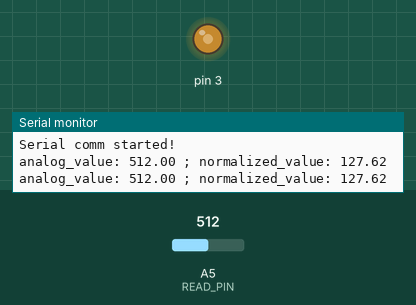
Bench run of a program on a simulated Arduino Uno, built with avr-gcc and run on an emulated ATmega328P. Parts: output pins drawn as LEDs (lit = HIGH), the last lines printed to the serial monitor. The test bench sets the inputs (shaded band); at power-on: A5 (READ_PIN) = 512.

Above: at 1.8 s.
1.9 s: A5 (READ_PIN) set to 716
At 3.1 s:
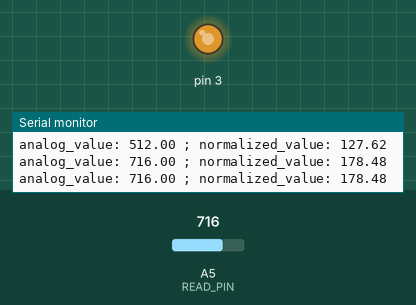
3.5 s: A5 (READ_PIN) set to 900
At 4.7 s:
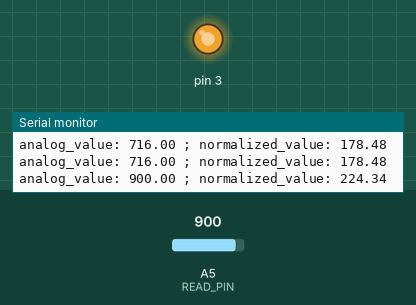
5.5 s: A5 (READ_PIN) set to 122
At 6.3 s:
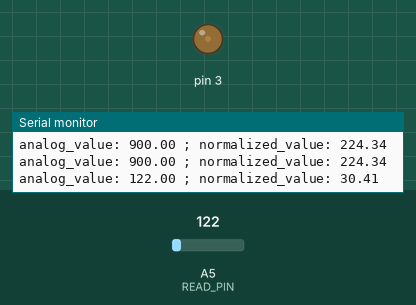
7.5 s: A5 (READ_PIN) set to 0
At 9.1 s:
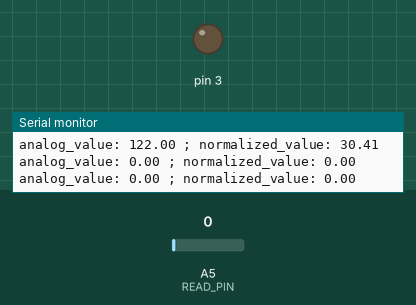
9.5 s: A5 (READ_PIN) set to 511
At 10.7 s:
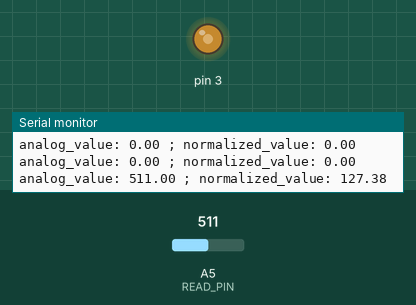
Timing chart, 0 to 12.5 s (numbered marks = the images above; inputs shaded):
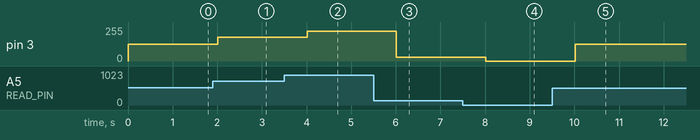

Measured:
- after the input at 1.9 s, pin 3: 127/255 → 178/255 after 0.11 s
- after the input at 3.5 s, pin 3: 178/255 → 224/255 after 0.51 s
- after the input at 5.5 s, pin 3: 224/255 → 30/255 after 0.51 s
- after the input at 7.5 s, pin 3: 30/255 → 0/255 after 0.51 s
- after the input at 9.5 s, pin 3: 0/255 → 127/255 after 0.52 s

The program:

main.cpp
```cpp
#include <Arduino.h>

const int READ_PIN = PIN_A5;
const int WRITE_PIN = PIN3;
const float MAX_VOLTS = 5.;

float normalize_value(float);

char* floatToString(float);

void setup()
{
  pinMode(READ_PIN, INPUT);
  pinMode(WRITE_PIN, OUTPUT);
  Serial.begin(9600);
  while (!Serial)
  {
  };
  Serial.println("Serial comm started!");
}

void loop()
{
  float analog_value = analogRead(READ_PIN); // value from 0 to 1023.


  // We have to write an analog voltage to the WRITE_PIN
  // The write has to be between 0 and 255
  /*
  1023 -> 255
  rv   -> ?

  thus 255 * rv / 1023 = ?
  */

  float normalized_value = normalize_value(analog_value);

  // Serial.print("analog_value: ");
  // Serial.print(analog_value);
  // Serial.print(" ; normalized_value: ");
  // Serial.println(normalized_value);

  char* analog_value_str = floatToString(analog_value);
  char* normalized_value_str = floatToString(normalized_value);
  char buffer[64];
  sprintf(buffer, "analog_value: %s ; normalized_value: %s", analog_value_str, normalized_value_str);
  Serial.println(buffer);

  int i_normalized_value = static_cast<int>(normalized_value);

  analogWrite(WRITE_PIN, i_normalized_value);

  delete[] analog_value_str;
  delete[] normalized_value_str;
  delay(1000);
}


float normalize_value(float analog_value) {
  return 255. * analog_value / 1023.;
}

char* floatToString(float value) {
  char* buffer = new char[8];
  dtostrf(value, 0, 2, buffer);
  return buffer;
}
```
